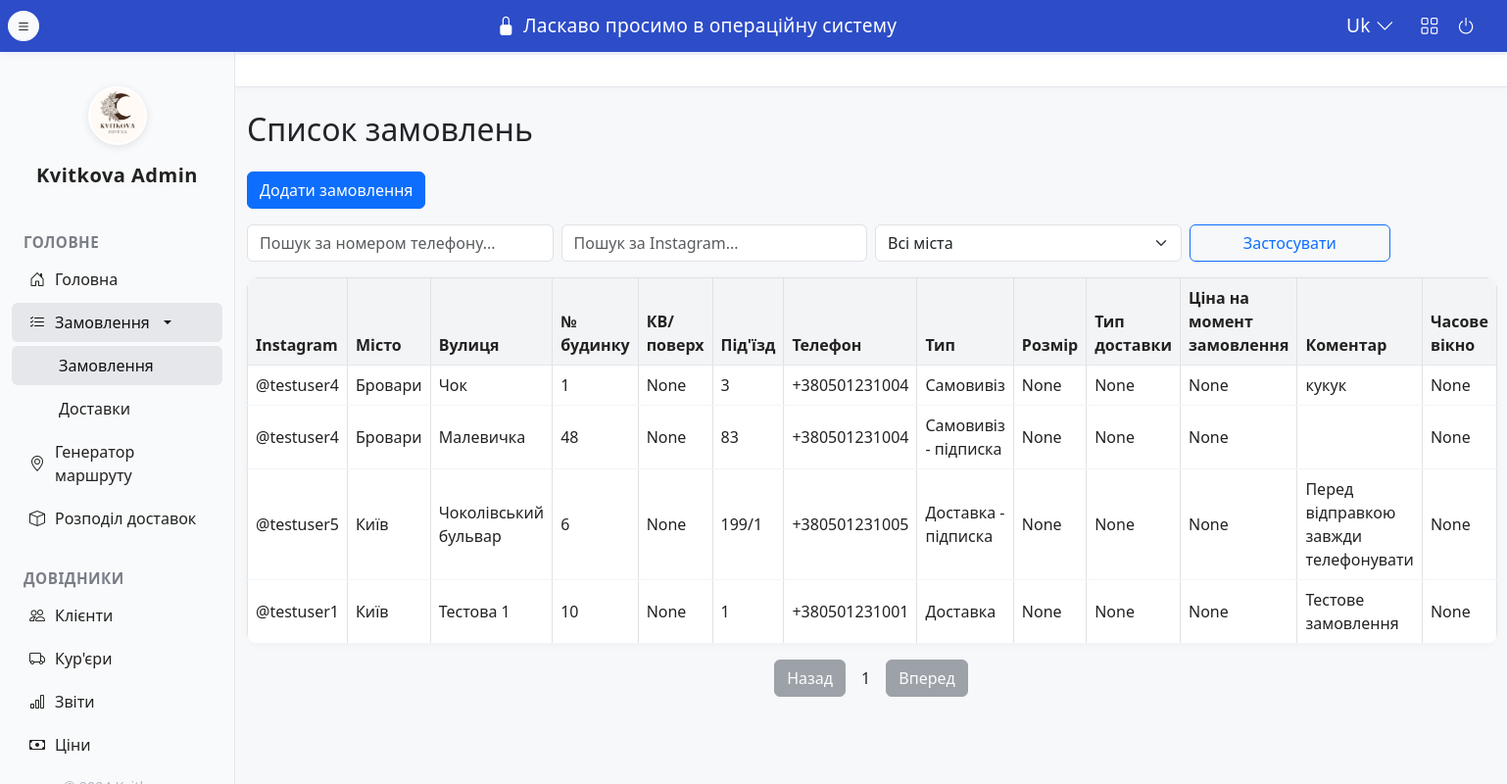
The page /orders on the database its author committed.
### app/models/order.py (models this page shows)
class Order(db.Model):
    id = db.Column(db.Integer, primary_key=True)
    client_id = db.Column(db.Integer, db.ForeignKey('client.id'), nullable=False)
    street = db.Column(db.String(128), nullable=False)
    building_number = db.Column(db.String(32))
    floor = db.Column(db.String(16))
    entrance = db.Column(db.String(16))
    size = db.Column(db.String(32))
    type = db.Column(db.String(32))  # разова/постійна
    comment = db.Column(db.Text)
    time_window = db.Column(db.String(64))
    recipient_phone = db.Column(db.String(32))
    periodicity = db.Column(db.String(8))
    preferred_days = db.Column(db.String(64))
    time_from = db.Column(db.String(8))
    time_to = db.Column(db.String(8))
    bouquet_id = db.Column(db.Integer, db.ForeignKey('price.id'))
    bouquet = db.relationship('Price')
    delivery_count = db.Column(db.Integer, default=1)
    bouquet_size = db.Column(db.String(16))
    delivery_type = db.Column(db.String(32))
    price_at_order = db.Column(db.Integer)

### app/models/client.py (models this page shows)
class Client(db.Model):
    id = db.Column(db.Integer, primary_key=True)
    instagram = db.Column(db.String(128), nullable=False)
    phone = db.Column(db.String(32), nullable=False, unique=True)
    city = db.Column(db.String(64), nullable=False)
    telegram = db.Column(db.String(128))
    credits = db.Column(db.Integer, default=0)
    orders = db.relationship('Order', backref='client', lazy=True)

### app/blueprints/orders/routes.py (the view)
@orders_bp.route('/orders', methods=['GET'])
def orders_list():
    phone = request.args.get('phone', '').strip()
    instagram = request.args.get('instagram', '').strip()
    city = request.args.get('city', '').strip()
    page = int(request.args.get('page', 1))
    per_page = 10
    orders = get_orders(phone, instagram, city)
    orders_on_page, has_next = paginate_orders(orders, page, per_page)
    prev_page = page - 1 if page > 1 else 1
    next_page = page + 1
    cities = sorted(set(c.city for c in Client.query.all()))
    return render_template('orders_list.html', orders_on_page=orders_on_page, page=page, prev_page=prev_page, next_page=next_page, has_next=has_next, cities=cities)

### app/services/order_service.py (called while the page is built)
def get_orders(phone=None, instagram=None, city=None):
    logger.info(f'Фільтрація замовлень: phone={phone}, instagram={instagram}, city={city}')
    query = Order.query.join(Client)
    if phone:
        query = query.filter(Client.phone.contains(phone))
    if instagram:
        query = query.filter(Client.instagram.contains(instagram))
    if city:
        query = query.filter(Client.city == city)
    return query.order_by(Order.id.desc()).all()

def paginate_orders(orders, page=1, per_page=10):
    start = (page - 1) * per_page
    end = start + per_page
    return orders[start:end], end < len(orders)

### app/templates/orders_list.html (shortened to what this page needs)
{% extends 'layout.html' %}
{% block content %}
<h2 class="mb-4">Список замовлень</h2>
<div class="mb-3">
    <button class="btn btn-primary" data-bs-toggle="modal" data-bs-target="#addOrderModal">Додати замовлення</button>
</div>
<form class="row g-2 align-items-end mb-3" method="get">
    <div class="col-md-3">
        <input type="text" class="form-control" name="phone" placeholder="Пошук за номером телефону..." value="{{ request.args.get('phone', '') }}">
    </div>
    <div class="col-md-3">
        <input type="text" class="form-control" name="instagram" placeholder="Пошук за Instagram..." value="{{ request.args.get('instagram', '') }}">
    </div>
    <div class="col-md-3">
        <select class="form-select" name="city">
            <option value="">Всі міста</option>
        </select>
    </div>
    <div class="col-md-2">
        <button type="submit" class="btn btn-outline-primary w-100">Застосувати</button>
    </div>
</form>
<table class="table table-bordered table-hover align-middle" id="orders-table">
    <thead>
        <tr>
            <th>Instagram</th>
            <th>Місто</th>
            <th>Вулиця</th>
            <th>№ будинку</th>
            <th>КВ/поверх</th>
            <th>Під'їзд</th>
            <th>Телефон</th>
            <th>Тип</th>
            <th>Розмір</th>
            <th>Тип доставки</th>
            <th>Ціна на момент замовлення</th>
            <th>Коментар</th>
            <th>Часове вікно</th>
        </tr>
    </thead>
    <tbody>
    {% for order in orders_on_page %}
        <tr data-order-id="{{ order.id }}">
            <td>{{ order.client.instagram }}</td>
            <td>{{ order.client.city }}</td>
            <td>{{ order.street }}</td>
            <td>{{ order.building_number }}</td>
            <td>{{ order.floor }}</td>
            <td>{{ order.entrance }}</td>
            <td>{{ order.client.phone }}</td>
            <td>{{ order.type }}</td>
            <td>{{ order.bouquet_size }}</td>
            <td>{{ order.delivery_type }}</td>
            <td>{{ order.price_at_order }}</td>
            <td>{{ order.comment }}</td>
            <td>{{ order.time_window }}</td>
        </tr>
    {% endfor %}
    </tbody>
</table>
<div class="d-flex justify-content-center align-items-center gap-2">
    <form method="get" style="display:inline;">
        <button class="btn btn-secondary" name="page" value="{{ prev_page }}" {% if page == 1 %}disabled{% endif %}>Назад</button>
    </form>
    <span class="mx-2">{{ page }}</span>
    <form method="get" style="display:inline;">
        <button class="btn btn-secondary" name="page" value="{{ next_page }}" {% if not has_next %}disabled{% endif %}>Вперед</button>
    </form>
</div>
{% endblock %}

### app/templates/layout.html (style rules this page uses)
body { background: #f7f8fa; }
.table { background: #fff; border-radius: 12px; overflow: hidden; box-shadow: 0 2px 8px rgba(0,0,0,0.03); }
.table th { background: #f3f4f6; color: #222; font-weight: 600; border-bottom: 1.5px solid #e5e7eb; }
.table td { background: #fff; color: #222; border-bottom: 1px solid #f3f4f6; }

### rows shown on the page
Order: client.instagram "@testuser4", client.city "Бровари", street "Чок", building_number "1", floor "None", entrance "3", client.phone "+380501231004", type "Самовивіз", bouquet_size "None", delivery_type "None", price_at_order "None", comment "кукук", time_window "None"
Order: client.instagram "@testuser4", client.city "Бровари", street "Малевичка", building_number "48", floor "None", entrance "83", client.phone "+380501231004", type "Самовивіз - підписка", bouquet_size "None", delivery_type "None", price_at_order "None", time_window "None"
Order: client.instagram "@testuser5", client.city "Київ", street "Чоколівський бульвар", building_number "6", floor "None", entrance "199/1", client.phone "+380501231005", type "Доставка - підписка", bouquet_size "None", delivery_type "None", price_at_order "None", comment "Перед відправкою завжди телефонувати", time_window "None"
Order: client.instagram "@testuser1", client.city "Київ", street "Тестова 1", building_number "10", floor "None", entrance "1", client.phone "+380501231001", type "Доставка", bouquet_size "None", delivery_type "None", price_at_order "None", comment "Тестове замовлення", time_window "None"

### other values the page prints
{{ page }} "1"
